Frame 1 (no input): blank canvas, image omitted
Frame 60 (no input): blank canvas, image omitted
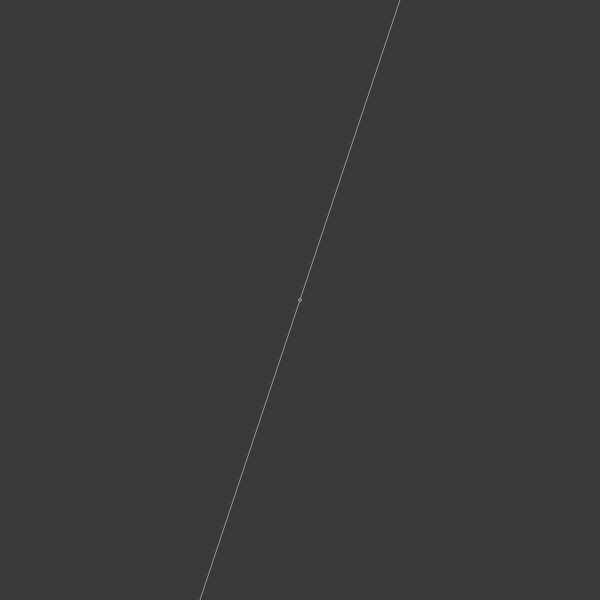
Frame 120 (the mouse pressed at the canvas centre since frame 60)

The p5.js sketch whose frames 1 and 60 were blank and that drew this single picture after the mouse press (run headless with seeded random() and noise() and a simulated clock; from frame 60 on, the mouse is pressed at the canvas centre):

// p5.js sketch
// ── sketch.js

let EPS = 0.1;

let min_ternary_search = function(f, l, r) {
	do {
		let first_third = l + (r - l) / 3;
		let second_third = r - (r - l) / 3;

		if (f(first_third) < f(second_third)) {
			r = second_third;
		}
		else {
			l = first_third;
		}
	} while(abs(r - l) > EPS);

	return (l + r) / 2;
}

let get_y = function(k, b, x) {
	return k * x + b;
}

let dist_to_line = function(k, b, p) {
	return abs(k * p.x - p.y + b) / sqrt(k * k + 1);
}

let Points = function() {

	this.p = [];

	this.show = function() {
		noFill();
		stroke(150);
		textSize(10);
		for (let i = 0; i < this.p.length; i++)
			ellipse(this.p[i].x, this.p[i].y, 3, 3);
	}

	this.add = function(x, y) {
		this.p.push(createVector(x, y));
	}

	this.sum_dist = function(f) {
		let result = 0;
		for (let i = 0; i < this.p.length; i++) {
			result += f(this.p[i]);
		}
		return int(result);
	}

	this.sum_straight_dist = function(line) {
		let result = 0;
		for (let i = 0; i < this.p.length; i++) {
			result += line.straight_dist(this.p[i]);
		}
		console.log("	Straight dist", int(result));
	}

	this.find_min_line = function(lines) {
		let global_min = width * height;
		let line = new Line(0, 0);

		for (let k = -100; k < 100; k += EPS) {
			// sum dist - functions that receives function
			// they it calls it with point argument

			let b = min_ternary_search((b) => this.sum_dist((p) => dist_to_line(k, b, p)), -height, 2 * height);
			let local_min = this.sum_dist((p) => dist_to_line(k, b, p));
			if (local_min < global_min) {
				global_min = local_min;
				line.k = k;
				line.b = b;
			}
		}
		lines.add(line.k, line.b);
	}
}

let Line = function(k, b) {
	this.k = k;
	this.b = b;

	this.get_y = function(x) {
		return this.k * x + this.b;
	}

	this.show = function() {
		line(0, this.get_y(0), width, this.get_y(width));
	}

	this.straight_dist = function(p) {
		return abs(p.y - this.get_y(p.x));
	}

	this.dist = function(p) {
		return abs(this.k * p.x - p.y + this.b) / sqrt(this.k * this.k + 1);
	}
}

let Lines = function() {
	this.lines = [];

	this.add = function(k, b) {
		if (this.lines.length > 0)
			this.lines.pop();

		this.lines.push(new Line(k, b));
	}

	this.show = function() {
		for (let i = 0; i < this.lines.length; i++) {
			this.lines[i].show();
		}
	}

}

let points;
let lines;

function setup() {
	createCanvas(600, 600);
	points = new Points();
	lines = new Lines();
}

function draw() {
	background(57);
	points.show();
	lines.show();
}

function mousePressed() {
	if (mouseButton === LEFT) {
		points.add(mouseX, mouseY);
		points.find_min_line(lines);
	}
}
